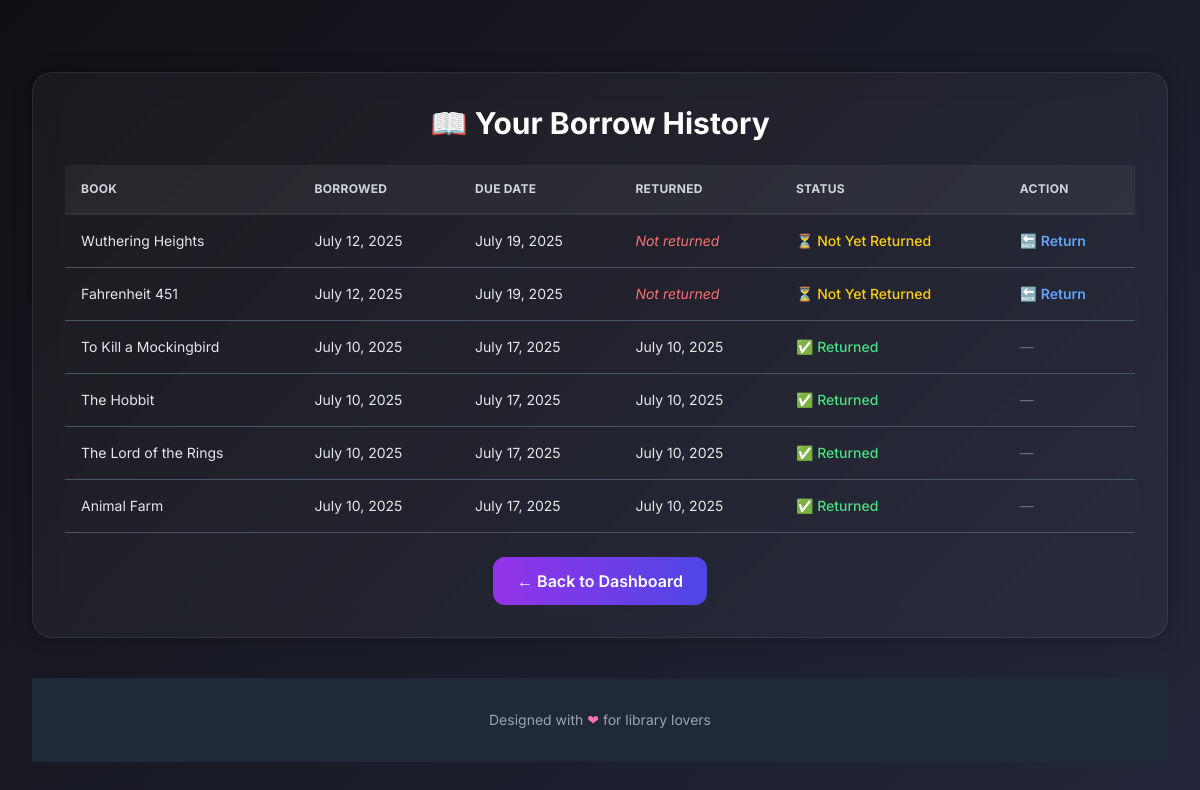
/user/borrow-history/ (signed in), run on an earlier commit of the app's database.
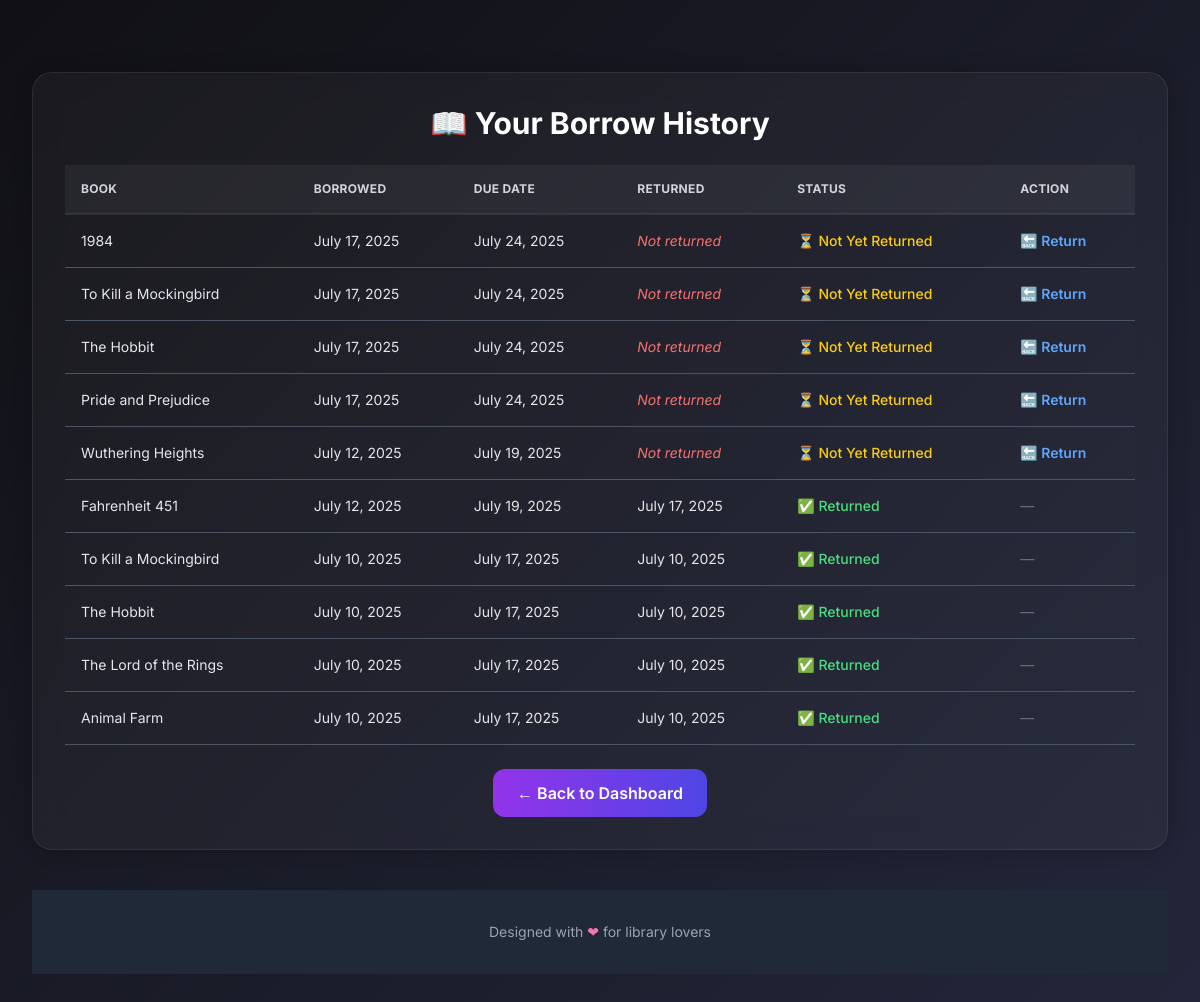
And on a later commit of the database.
### books/models.py (models this page shows, shortened)
class BorrowRecord(models.Model):
    visitor = models.ForeignKey(Visitor, on_delete=models.CASCADE, related_name='borrow_records')
    book = models.ForeignKey(Book, on_delete=models.CASCADE)
    borrow_date = models.DateField(auto_now_add=True)
    return_date = models.DateField(null=True, blank=True)
    due_date = models.DateField(null=True, blank=True)
    is_returned = models.BooleanField(default=False)

class Book(models.Model):
    title = models.CharField(max_length=200)
    author = models.CharField(max_length=100)
    publisher = models.CharField(max_length=100)
    publication_year = models.IntegerField()
    summary = models.TextField()
    available_copies = models.IntegerField(default=1)
    borrow_count = models.IntegerField(default=0)
    summary_embedding = models.JSONField(null=True, blank=True)
    rack_number = models.CharField(max_length=10, blank=True, null=True)
    shelf_number = models.CharField(max_length=10, blank=True, null=True)

### books/views.py (the view)
# urls.py: path('user/borrow-history/', views.user_borrow_history, name='user_borrow_history'),
def user_borrow_history(request):
    visitor_id = request.session.get('visitor_id')
    if not visitor_id:
        return redirect('login')
    records = BorrowRecord.objects.filter(visitor_id=visitor_id).order_by('-borrow_date')
    today = date.today()
    for r in records:
        r.is_overdue = (r.return_date is None and today > r.due_date)
    return render(request, 'user/borrow_history_chart.html', {
        'records': records,
    })

### books/templates/user/borrow_history_chart.html (shortened to what this page needs)
<!DOCTYPE html>
<html lang="en">
<head>
  <script src="https://cdn.tailwindcss.com"></script>
</head>
<body>
  <div class="max-w-6xl mx-auto glass p-8 mt-10">
    <h1 class="text-3xl font-bold text-center mb-6 text-white">📖 Your Borrow History</h1>
    <div class="overflow-x-auto">
      <table class="text-sm">
        <thead class="text-gray-300 uppercase text-xs tracking-wide">
          <tr>
            <th>Book</th>
            <th>Borrowed</th>
            <th>Due Date</th>
            <th>Returned</th>
            <th>Status</th>
            <th>Action</th>
          </tr>
        </thead>
        <tbody>
          {% for r in records %}
          <tr class="border-b border-gray-600 text-gray-200">
            <td>{{ r.book.title }}</td>
            <td>{{ r.borrow_date }}</td>
            <td>{{ r.due_date }}</td>
            <td>
              {% if r.return_date %}
                {{ r.return_date }}
              {% else %}
                <span class="text-red-400 italic">Not returned</span>
              {% endif %}
            </td>
            <td>
              {% if r.return_date %}
                <span class="text-green-400 font-medium">✅ Returned</span>
              {% elif r.is_overdue %}
                <span class="text-red-500 font-medium">❌ Overdue</span>
              {% else %}
                <span class="text-yellow-400 font-medium">⏳ Not Yet Returned</span>
              {% endif %}
            </td>
            <td>
              {% if not r.return_date %}
              <a href="{% url 'return_book' r.id %}" onclick="return confirm('Confirm return?')" class="text-blue-400 hover:text-blue-200 transition font-semibold">🔙 Return</a>
              {% else %}
              <span class="text-gray-500">—</span>
              {% endif %}
            </td>
          </tr>
          {% empty %}
          <tr>
            <td colspan="6" class="text-center text-gray-400 py-4">No borrowing history found.</td>
          </tr>
          {% endfor %}
        </tbody>
      </table>
    </div>
    <div class="text-center mt-6">
      <a href="{% url 'user_dashboard' %}" class="inline-block px-6 py-3 text-white rounded-xl bg-gradient-to-r from-purple-600 to-indigo-600 hover:from-indigo-700 hover:to-purple-700 transition font-semibold">← Back to Dashboard</a>
    </div>
  </div>
  <footer class="bg-gray-800 text-white py-8 mt-10">
    <div class="max-w-5xl mx-auto px-4">
        <div class="text-center">
            <p class="text-sm text-gray-400">Designed with <span class="text-pink-400 animate-pulse inline-block">&#10084;</span> for library lovers</p>
        </div>
    </div>
  </footer>
</body>
</html>

### books/templates/user/borrow_history_chart.html (style rules this page uses)
body { font-family: 'Inter', sans-serif; background: linear-gradient(135deg, #101014, #23263a); min-height: 100vh; padding: 2rem; color: #f0f0f0; }
.glass { background: rgba(255, 255, 255, 0.04); border: 1px solid rgba(255, 255, 255, 0.08); backdrop-filter: blur(14px); border-radius: 1.25rem; box-shadow: 0 0 20px rgba(0, 0, 0, 0.2); }
table { border-collapse: collapse; width: 100%; }
th, td { padding: 1rem; text-align: left; }
thead { background-color: rgba(255, 255, 255, 0.05); border-bottom: 2px solid rgba(255, 255, 255, 0.08); }

What changed in the data, as far as the page shows it:
added BorrowRecord: book "1984", borrow_date "July 17, 2025", due_date "July 24, 2025", shows "Not returned", shows "⏳ Not Yet Returned", shows "🔙 Return"
added BorrowRecord: book "To Kill a Mockingbird", borrow_date "July 17, 2025", due_date "July 24, 2025", shows "Not returned", shows "⏳ Not Yet Returned", shows "🔙 Return"
added BorrowRecord: book "The Hobbit", borrow_date "July 17, 2025", due_date "July 24, 2025", shows "Not returned", shows "⏳ Not Yet Returned", shows "🔙 Return"
added BorrowRecord: book "Pride and Prejudice", borrow_date "July 17, 2025", due_date "July 24, 2025", shows "Not returned", shows "⏳ Not Yet Returned", shows "🔙 Return"
changed BorrowRecord "Fahrenheit 451": return_date (not shown) → "July 17, 2025"; return_date "Not returned ⏳ Not Yet Returned 🔙 Return" → "✅ Returned —"
